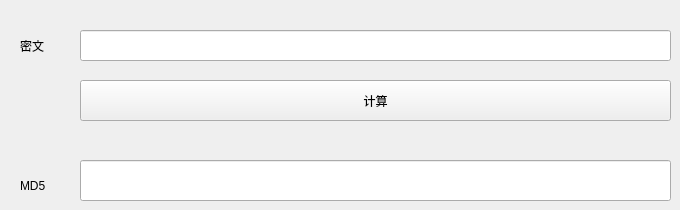
        <widget class="QWidget" name="tab_5">
         <attribute name="title">
          <string>MD5</string>
         </attribute>
         <widget class="QLabel" name="label_25">
          <property name="geometry">
           <rect>
            <x>20</x>
            <y>30</y>
            <width>41</width>
            <height>31</height>
           </rect>
          </property>
          <property name="text">
           <string>密文</string>
          </property>
         </widget>
         <widget class="QLineEdit" name="lineEdit_5">
          <property name="geometry">
           <rect>
            <x>80</x>
            <y>30</y>
            <width>591</width>
            <height>31</height>
           </rect>
          </property>
         </widget>
         <widget class="QLabel" name="label_26">
          <property name="geometry">
           <rect>
            <x>20</x>
            <y>170</y>
            <width>41</width>
            <height>31</height>
           </rect>
          </property>
          <property name="text">
           <string>MD5</string>
          </property>
         </widget>
         <widget class="QLineEdit" name="lineEdit_6">
          <property name="geometry">
           <rect>
            <x>80</x>
            <y>160</y>
            <width>591</width>
            <height>41</height>
           </rect>
          </property>
         </widget>
         <widget class="QPushButton" name="pushButton_7">
          <property name="geometry">
           <rect>
            <x>80</x>
            <y>80</y>
            <width>591</width>
            <height>41</height>
           </rect>
          </property>
          <property name="text">
           <string>计算</string>
          </property>
         </widget>
        </widget>
